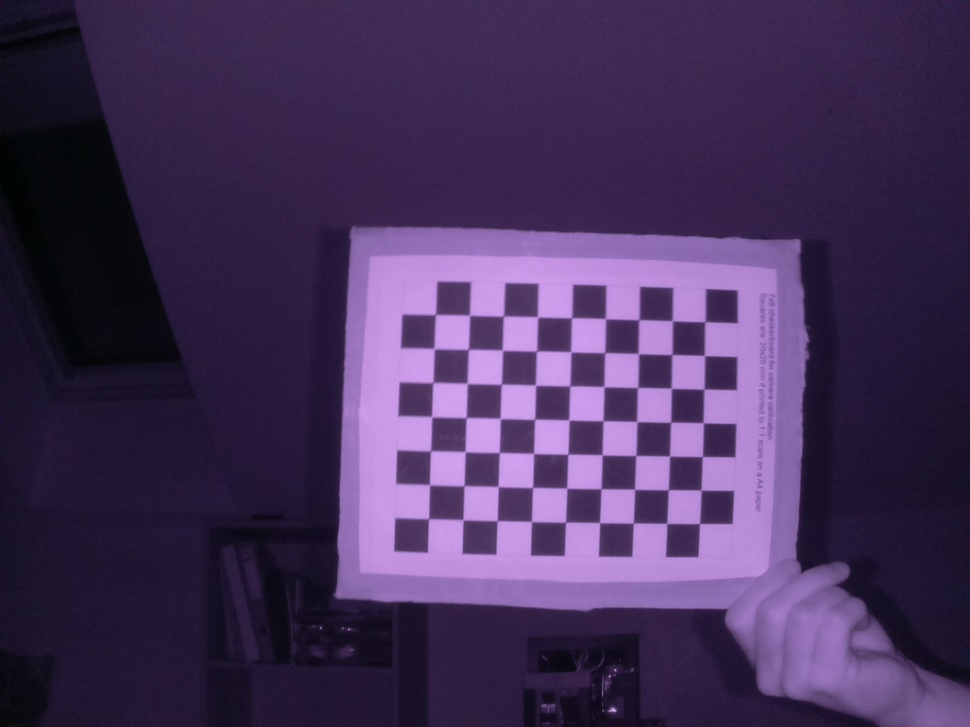
#> input picture cameraCalibration/imgCamera1/foto_0.jpg, 970 x 727 px, shrunk from 1296 x 972 before the run; its folder holds 4 pictures in this run
$ python run.py
#> lines starting #> are read from the running program, lines starting #| are printed output that depends on the picture
import numpy as np
import cv2 as cv
import glob
import matplotlib.pyplot as plt

# termination criteria
criteria = (cv.TERM_CRITERIA_EPS + cv.TERM_CRITERIA_MAX_ITER, 30, 0.001)
# prepare object points, like (0,0,0), (1,0,0), (2,0,0) ....,(6,5,0)
objp = np.zeros((9*7,3), np.float32)
objp[:,:2] = np.mgrid[0:7,0:9].T.reshape(-1,2)
# Arrays to store object points and image points from all the images.
objpoints = [] # 3d point in real world space
imgpoints = [] # 2d points in image plane.
images = glob.glob('imgCamera1/*.jpg')
for fname in images:
    img = cv.imread(fname)
#> img is the input picture: shape (727, 970, 3); mean B, G, R 89.7, 49.4, 69.1
    gray = cv.cvtColor(img, cv.COLOR_BGR2GRAY)
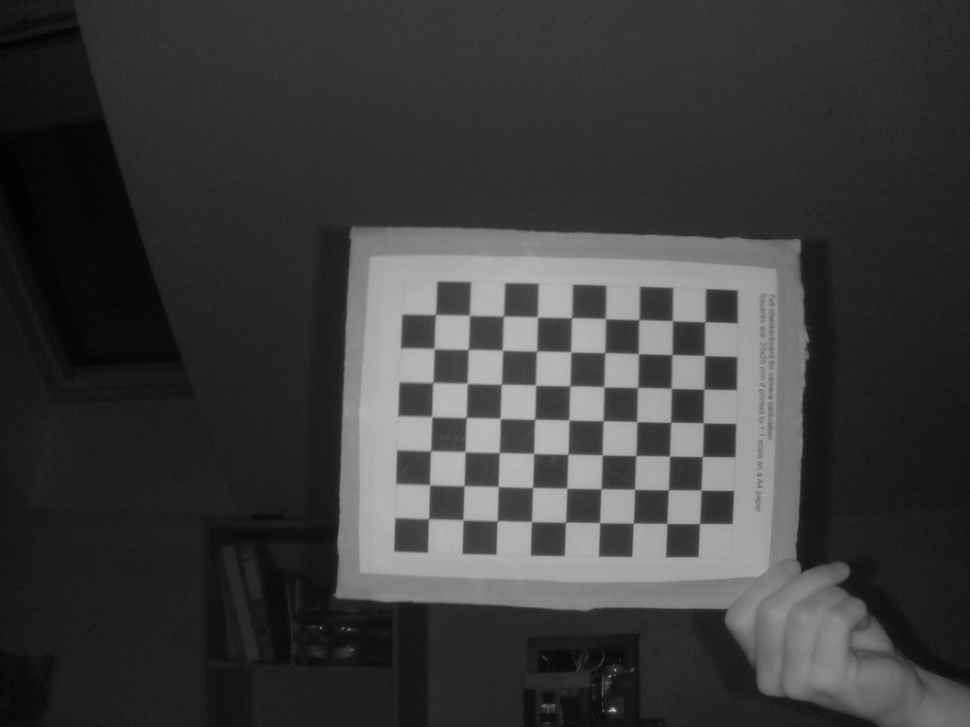
#> gray: shape (727, 970); min 0, max 203, mean 59.9
    # Find the chess board corners
    ret, corners = cv.findChessboardCorners(gray, (7,9), None)
#> ret = True; corners = 63 rows, first 8: [428.5, 518.7], [429.6, 484.8], [430.5, 450.8], [431.6, 416.6], [432.7, 382.6], [433.9, 348.6], [435.2, 314.7], [462.8, 519.6]
    # If found, add object points, image points (after refining them)
    if ret == True:
        objpoints.append(objp)
        corners2 = cv.cornerSubPix(gray,corners, (11,11), (-1,-1), criteria)
#> corners2 = 63 rows, first 8: [428.6, 518.7], [429.5, 484.8], [430.6, 450.8], [431.7, 416.6], [432.9, 382.6], [434.1, 348.6], [435.4, 314.6], [463, 519.8]
        imgpoints.append(corners)
#> pass 2 of the loop `for fname in images:`:
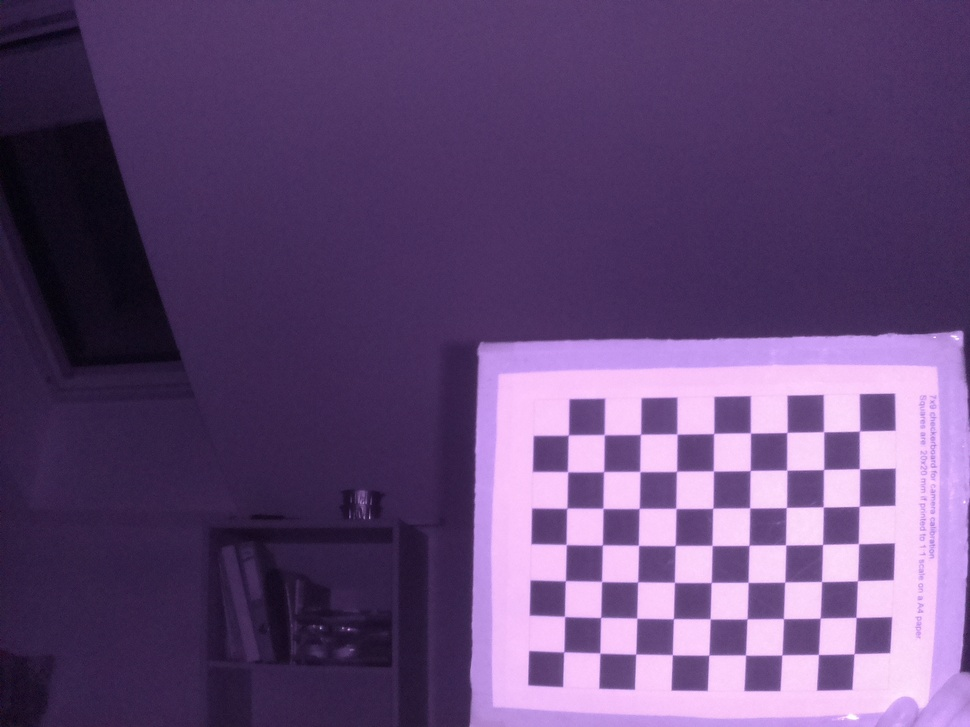
#> input picture cameraCalibration/imgCamera1/foto_1.jpg, 970 x 727 px, shrunk from 1296 x 972 before the run
#> img is the input picture: shape (727, 970, 3); mean B, G, R 118, 72.4, 99
#> `gray = cv.cvtColor(img, cv.COLOR_BGR2GRAY)`:
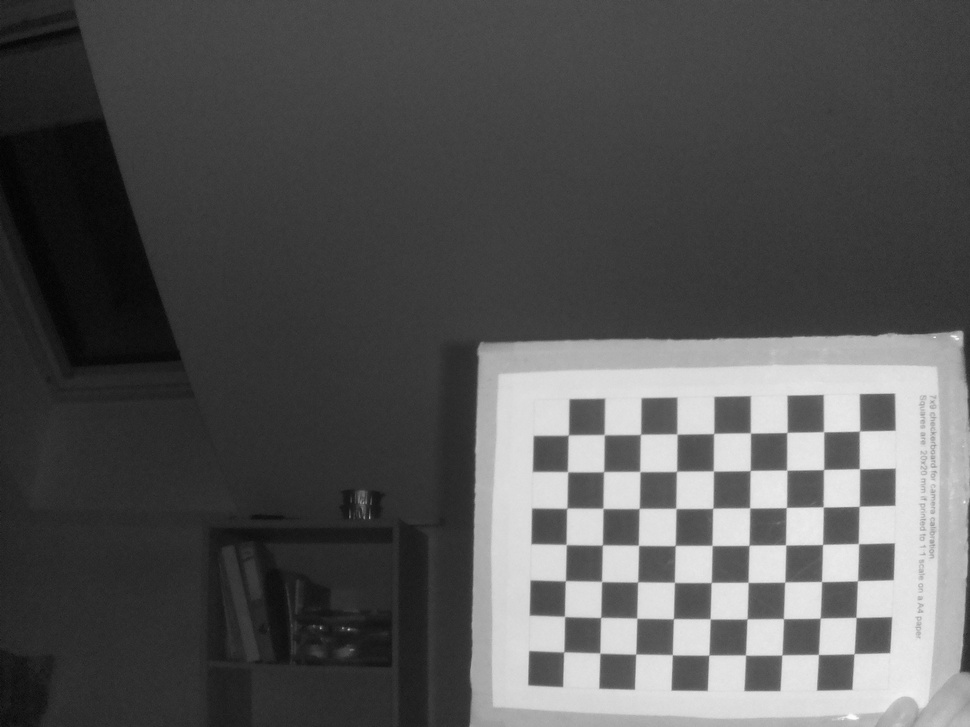
#> gray: shape (727, 970); min 1, max 253, mean 85.6
#> corners = 63 rows, first 8: [859.5, 430.9], [859.5, 468.7], [859.1, 506.4], [858.4, 543.6], [857.4, 580.8], [856, 617.4], [853.9, 653.7], [823.5, 431.7]
#> corners2 = 63 rows, first 8: [859.5, 431.1], [859.5, 468.8], [859.2, 506.3], [858.4, 543.6], [857.5, 580.8], [856, 617.4], [854, 653.7], [823.6, 431.7]
#> pass 3 of the loop `for fname in images:`:
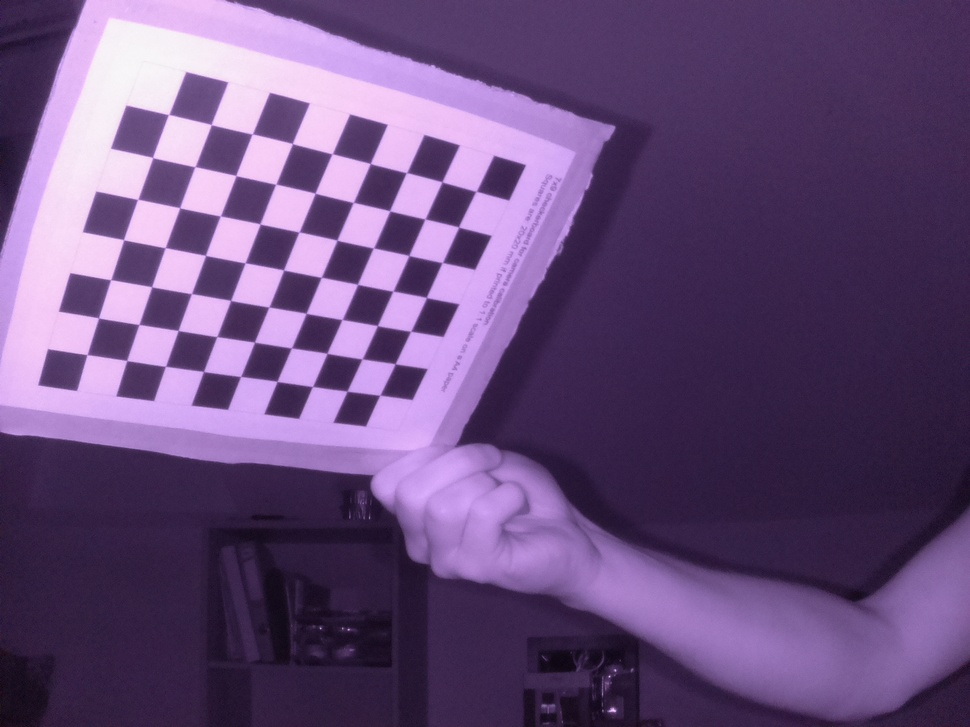
#> input picture cameraCalibration/imgCamera1/foto_10.jpg, 970 x 727 px, shrunk from 1296 x 972 before the run
#> img is the input picture: shape (727, 970, 3); mean B, G, R 122.7, 77.1, 103.9
#> `gray = cv.cvtColor(img, cv.COLOR_BGR2GRAY)`:
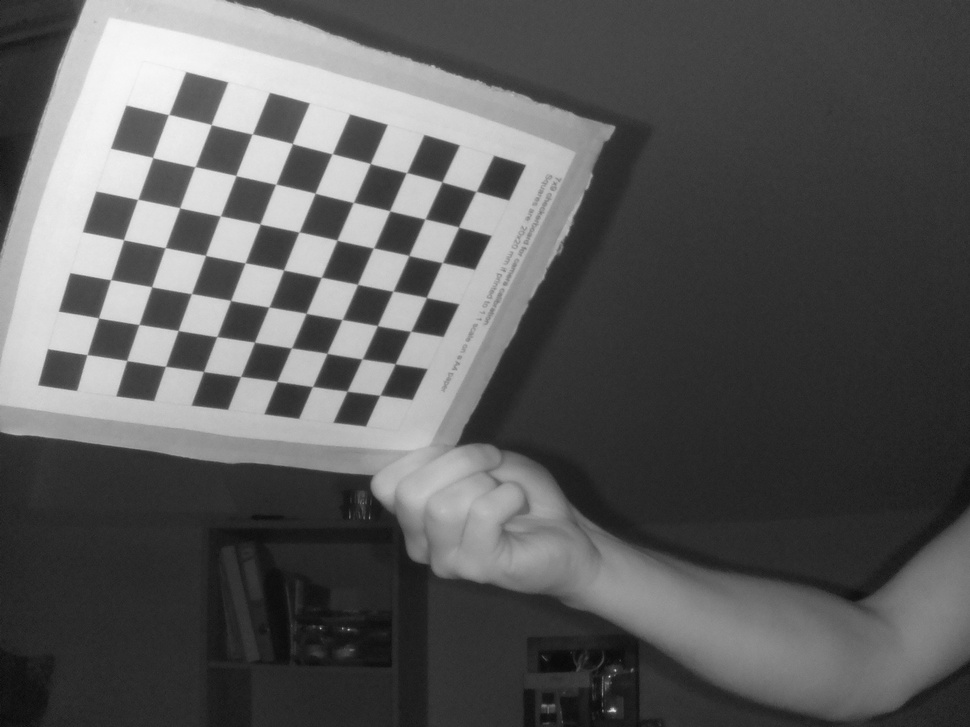
#> gray: shape (727, 970); min 8, max 248, mean 90.3
#> corners = 63 rows, first 8: [86.95, 354.6], [98.55, 317.9], [110.5, 279.7], [123.5, 239.7], [137.6, 199.5], [152.8, 157.6], [168.6, 114.5], [126.8, 360.5]
#> corners2 = 63 rows, first 8: [87.07, 354.6], [98.55, 317.8], [110.7, 279.7], [123.6, 239.7], [137.7, 199.3], [152.7, 157.5], [168.7, 114.5], [126.7, 360.5]
#> the loop made 4 passes; the first 3 are shown
        # Draw and display the corners
        # cv.drawChessboardCorners(img, (7,6), corners2, ret)
        # plt.imshow(img)
        # plt.show()

ret, mtx, dist, rvecs, tvecs = cv.calibrateCamera(objpoints, imgpoints, gray.shape[::-1], None, None)
print(mtx)
print(type(mtx))
print('-----------')
print(type(dist))
print(dist)

# [15 lines of commented-out code are left out]
